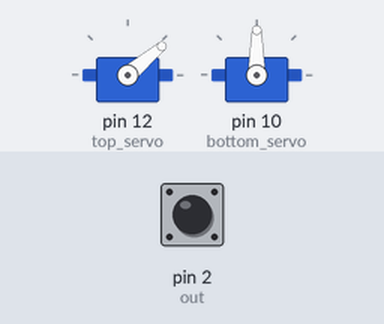
Simulated run of this sketch. Board: Arduino Uno, built with avr-gcc and run on an emulated ATmega328P. Parts: 2 × servo. The inputs (shaded band) are chosen by the test bench; at power-on: pin 2 (out) LOW. What the sketch prints to the serial monitor is not drawn.

Above: at 6.2 s.
6.3 s: pin 2 (out) pulsed HIGH 5 times (0.12 s each, 0.3 s apart)
At 21.7 s:
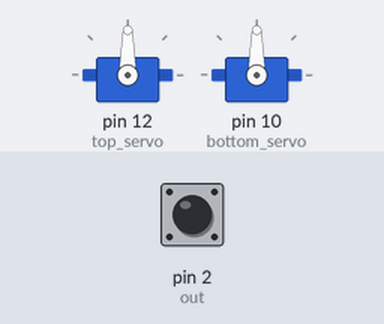
At 22.47 s:
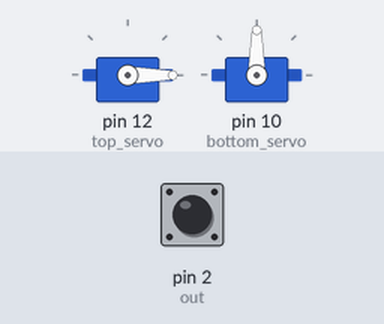
Timing chart, 0 to 22.7 s (numbered marks = the images above; inputs shaded):
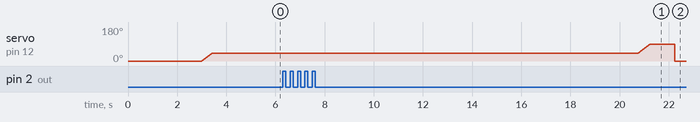

The sketch:

Color_Sensor_Demo.ino
```cpp
/* This code works with GY-31 TCS3200 TCS230 color sensor module
 * It select a photodiode set and read its value (Red Set/Blue set/Green set) and displays it on the Serial monitor
 * Refer to www.surtrtech.com for more details
 */

#include<Servo.h>

#define s0 3       //Module pins wiring
#define s1 4
#define s2 5
#define s3 6
#define out 2
Servo top_servo, bottom_servo;

int data=0;        //This is where we're going to stock our values
int r, g, b;

void setup()
{
   pinMode(s0,OUTPUT);    //pin modes
   pinMode(s1,OUTPUT);
   pinMode(s2,OUTPUT);
   pinMode(s3,OUTPUT);
   pinMode(out,INPUT);
   top_servo.attach(12);
   bottom_servo.attach(10);
   Serial.begin(9600);   //intialize the serial monitor baud rate

   digitalWrite(s0,HIGH); //Putting S0/S1 on HIGH/HIGH levels means the output frequency scalling is at 100% (recommended)
   digitalWrite(s1,HIGH); //LOW/LOW is off HIGH/LOW is 20% and LOW/HIGH is  2%

}

void top_servo_rotate(int pos) {
  int cur = top_servo.read();
  while(top_servo.read() != pos) {
    if(cur < pos) {
      cur++;
    } else if(cur > pos) {
      cur--;
    }
    top_servo.write(cur);
    delay(10);
  }
}
void servo_rotate(int pos) {
  int cur = bottom_servo.read();
  while(bottom_servo.read() != pos) {
    if(cur < pos) {
      cur++;
    } else if(cur > pos) {
      cur--;
    }
    bottom_servo.write(cur);
    delay(15);
  }
}
void red() {
//  bottom_servo.write(60);
  servo_rotate(25);
}
void green() {
//  bottom_servo.write(90);
  servo_rotate(60);
}
void blue() {
//  bottom_servo.write(110);
  servo_rotate(95);
}
void black() {
  servo_rotate(130);
}
void others(){
  servo_rotate(160);}
void loop()                  //Every 2s we select a photodiodes set and read its data
{
   top_servo.write(0);
   delay(3000);
//   top_servo.write(40);
   top_servo_rotate(40);
   delay(2000);

   for(int i = 0; i < 5; ++i) {
    digitalWrite(s2,LOW);        //S2/S3 levels define which set of photodiodes we are using LOW/LOW is for RED LOW/HIGH is for Blue and HIGH/HIGH is for green
    digitalWrite(s3,LOW);
    Serial.print("Red value= ");
    r = GetData();                   //Executing GetData function to get the value

    digitalWrite(s2,LOW);
    digitalWrite(s3,HIGH);
    Serial.print("Blue value= ");
    b = GetData();

    digitalWrite(s2,HIGH);
    digitalWrite(s3,HIGH);
    Serial.print("Green value= ");
    g = GetData();

    Serial.println();
//    digitalWrite(s0,LOW);
//    digitalWrite(s1,LOW);
    digitalWrite(s0,HIGH);
    digitalWrite(s1,HIGH);
   }
   Serial.println("");

   if(r < g and r < b)
   {if(g<b)others();
   else red();}
   else if(g < r and g < b) green();
   else if(b < r and b < g and b <= 16)
   {if(g<r)blue();
   else others();}
   else if(b < r and b < g and b >= 18) black();
   else if(r < g and r < b and g<b) others(); //yellow

   delay(2000);
//   top_servo.write(90);
   top_servo_rotate(90);
   delay(1000);

//   myservo.write(0);
//   delay(1000);


}

int GetData(){
   data=pulseIn(out,LOW);       //here we wait until "out" go LOW, we start measuring the duration and stops when "out" is HIGH again
   Serial.print(data);          //it's a time duration measured, which is related to frequency as the sensor gives a frequency depending on the color
   Serial.print("\t");          //The higher the frequency the lower the duration
   delay(20);
   return data;
}
```

Measured:
- after the input at 6.3 s, servo on pin 12 (top_servo): rises from 40° to 90° in 0.50 s, then falls to 0° in 1.0 s
